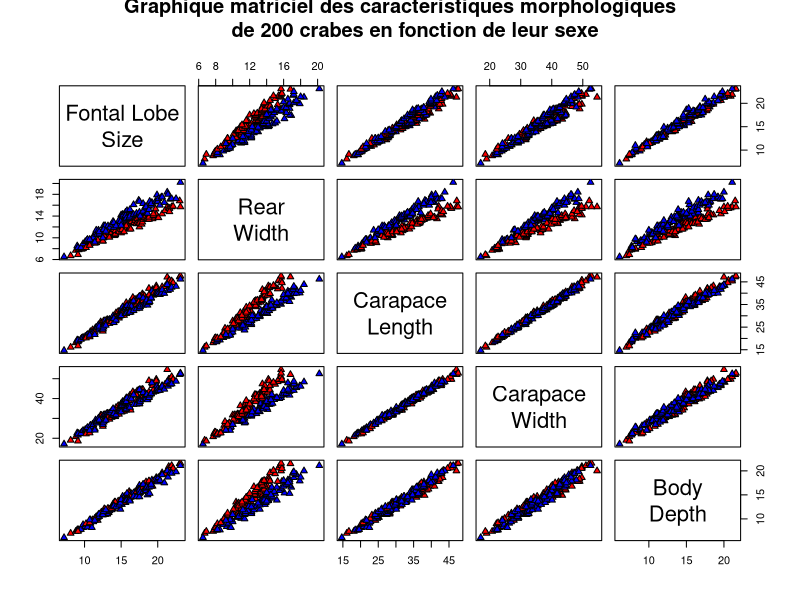
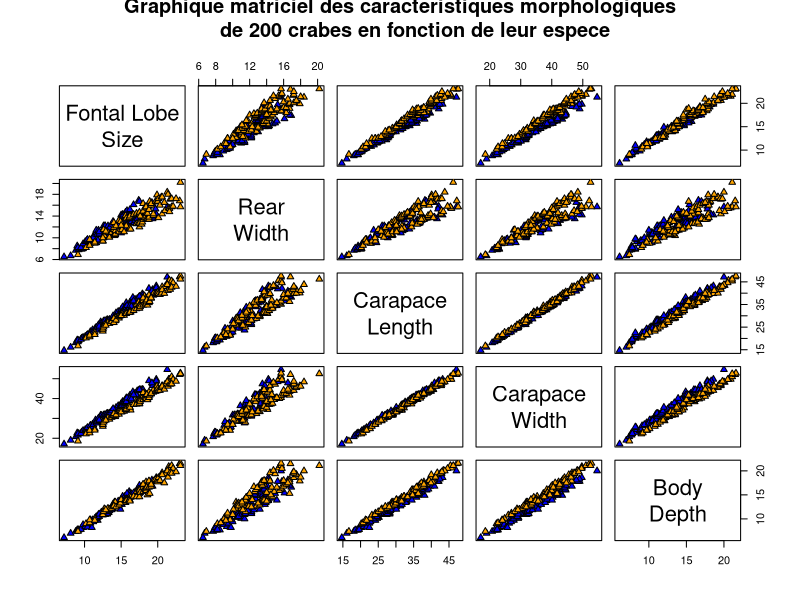

Source code (R) for these figures, in order: (Note: this script raises an error after producing the figures.)
library(MASS)

#graph sexes
variableNames <- c("Fontal Lobe\nSize", "Rear\nWidth", "Carapace\nLength",
                "Carapace\nWidth", "Body\nDepth")
png("sexesGraphMatriciel.png", width = 800, height = 800)
plot(crabs[, 4:8], 
     bg = c("blue", "red")[crabs[, 2]],
     pch = 24,
     main = "Graphique matriciel des caracteristiques morphologiques
     de 200 crabes en fonction de leur sexe",
     labels = variableNames)
dev.off()
cat("sexesGraphMatriciel.png sauvegardee\n")

#graph especes
png("speciesGraphMatriciel.png", width = 800, height = 800)
plot(crabs[, 4:8],
     bg = c("blue", "orange")[crabs[, 1]],
     pch = 24,
     main = "Graphique matriciel des caracteristiques morphologiques
     de 200 crabes en fonction de leur espece",
     labels = variableNames)
dev.off()
cat("speciesGraphMatriciel.png sauvegardee\n")

#regression lineaire
cat("\n\n\tRegression lineaire\n")
X1 <- crabs[, 4]
X2 <- crabs[, 5]
X3 <- crabs[, 6]
X4 <- crabs[, 7]
X5 <- crabs[, 8]
linearModel <- lm(X1 ~ X2 + X3 + X4 + X5, data = crabs)
print(summary(linearModel))

#correlation
cat("\n\n\tCorrelation\n")
print(cor.test(X1, X2, X3, X4, X5, alternative = "greater", method = "kendall"))
print(cor(crabs[, 4:8]))
